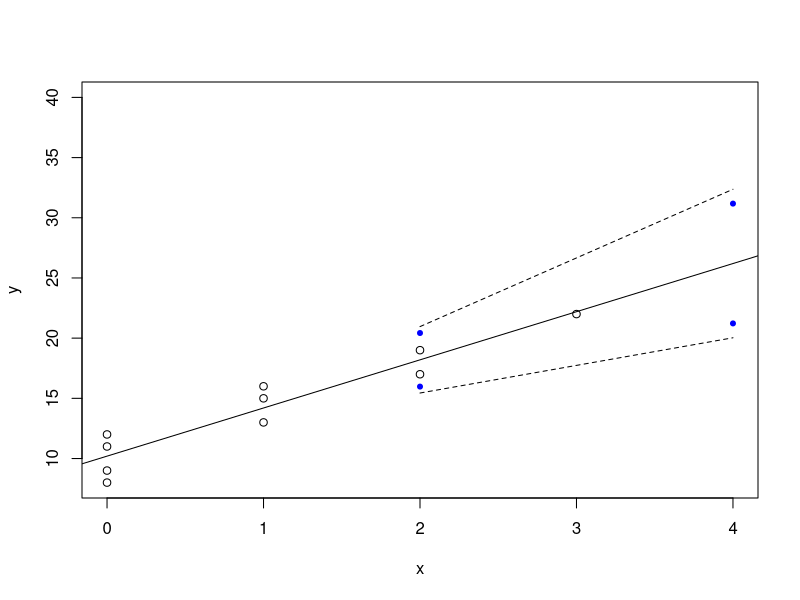
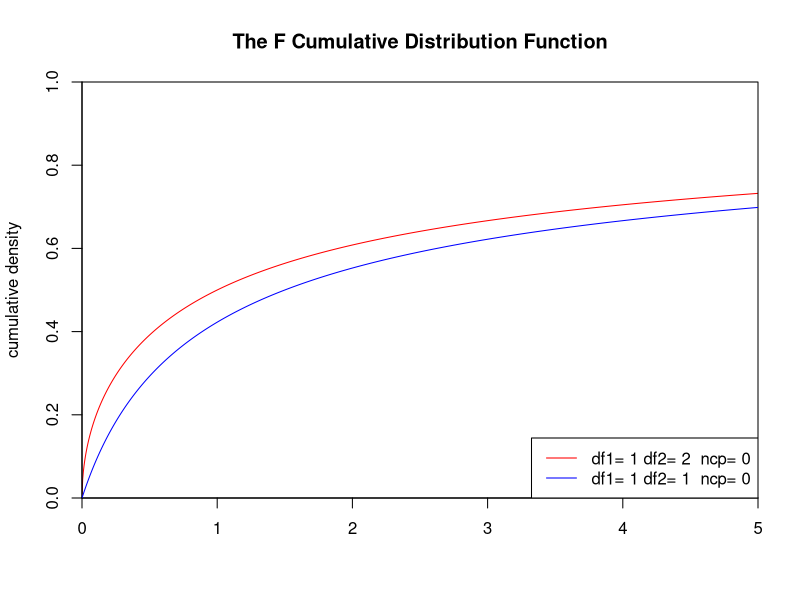
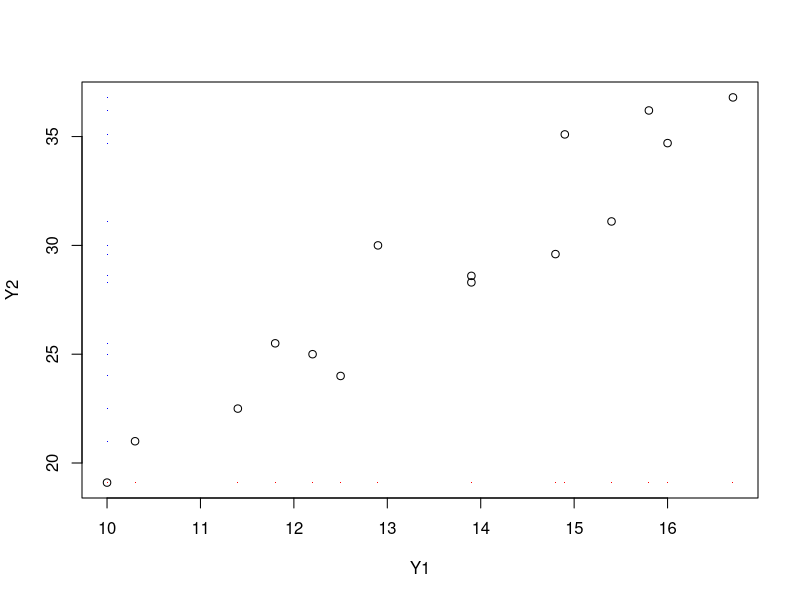

These charts were generated, in order, by the following R code:
## ---- chunk 1
x <- c(1, 0, 2, 0, 3, 1, 0, 1, 2, 0)
y <- c(16, 9, 17, 12, 22, 13, 8, 15, 19, 11)
data1 <- data.frame(x,y)
fit <- lm('y~x',data1)
confint(fit) 
## ---- chunk 2
summary(fit)
## ---- chunk 3
delta1 = abs(2-0)/0.5
print(sprintf('delta1:%f',delta1))
print(sprintf('s{b1}:%f',0.4690))
print(1-pt(qt(0.975,8),8,delta1)+pt(-qt(0.975,8),8,delta1))
## ---- chunk 4
delta0 = abs(11-9)/0.75
print(sprintf('delta0:%f',delta0))
print(sprintf('s{b0}:%f',0.6633))
print(1-pt(qt(0.95,8),8,delta0))
## ---- chunk 5
framex = data.frame(x=c(2,4))
pred_a = predict(fit,newdata = framex,se.fit = TRUE,type = "response",
interval = "confidence", level=0.99)
pred_a
## ---- chunk 6
framex = data.frame(x=c(2))
predict(fit,newdata = framex,se.fit = TRUE,type = "response",
interval = "prediction", level=0.99)
## ---- chunk 7
pred <- predict(fit,newdata = framex,se.fit = TRUE,type = "response",
interval = "prediction", level=0.99)
s_pred = sqrt(sum(residuals(fit)^2) / df.residual(fit)+(pred$se.fit)^2)
print(sprintf('s{pred}:%f',s_pred))
## ---- chunk 8
framex = data.frame(x=c(2))
predict(fit,newdata = framex,se.fit = TRUE,type = "terms", 
interval = "prediction", level=0.99)
## ---- chunk 9
pred <- predict(fit,newdata = framex,se.fit = TRUE,type = "response",
interval = "prediction", level=0.99)
s_predmean = sqrt(sum(residuals(fit)^2) / df.residual(fit)/3+(pred$se.fit)^2)
print(sprintf('s{predmean}:%f',s_pred))
print(sprintf('the prediction interval of Yh(new) is (%f,%f)',pred$fit[1]-
qt(.995, df=c(8))*s_predmean,pred$fit[1]+qt(.995, df=c(8))*s_predmean))
print(sprintf('the total number of broken ampules is (%f,%f)',(pred$fit[1]-
qt(.995, df=c(8))*s_predmean)*3,(pred$fit[1]+qt(.995, df=c(8))*s_predmean)*3))
## ---- chunk 10
framex = data.frame(x=seq(2,4,2))
preds <- predict(fit, newdata = framex, interval = 'confidence',level=0.99,se.fit = TRUE)
plot(y ~ x, data = data1,xlim=c(0,4),ylim=c(8,40))
abline(fit)
points(seq(2,4,2),pred_a$fit[,2],col='blue',pch=20)
points(seq(2,4,2),pred_a$fit[,3],col='blue',pch=20)
#lines(seq(2,4,2), preds$fit[ ,3], lty = 'dashed', col = 'red',type = 'b')
#lines(seq(2,4,2), preds$fit[ ,2], lty = 'dashed', col = 'red',type='b')
w <- sqrt(2*qf(0.99,2,fit$df))
band <- cbind(preds$fit-w*preds$se.fit,preds$fit+w*preds$se.fit)
points(framex$x,band[,1],type = 'l',lty=2)
points(framex$x,band[,4],type = 'l',lty=2)
print(sprintf('W=%f',w))
print(sprintf('Confident band for X=2 is (%f,%f)',band[1,1],band[1,4]))
print(sprintf('Confident band for X=4 is (%f,%f)',band[2,1],band[2,4]))
## ---- chunk 11
set.seed(1)
x<-seq(0,5,length.out=1000)
y<-pf(x,1,1,0)

plot(x,y,col="red",xlim=c(0,5),ylim=c(0,1),type='l',
     xaxs="i", yaxs="i",ylab='cumulative density',xlab='',
     main="The F Cumulative Distribution Function")

lines(x,pf(x,2,1,0),col="blue")

legend("bottomright",legend=
paste("df1=",c(1,1),"df2=",c(2,1)," ncp=", c(0,0)), lwd=1, col=c("red","blue"))
## ---- chunk 12
summary(aov(fit))
## ---- chunk 13
SXX <- sum((data1$x - mean(data1$x))^2)
MSE <- sum(fit$residuals^2)/fit$df
t <- fit$coefficients[2] / sqrt(MSE / SXX)
print(sprintf('t value is %f',t))
print(sprintf('square t value is %f=F',t^2))

## ---- chunk 14
print(sprintf('r:   %f',cor(data1$x,data1$y)))
print(sprintf('R^2: %f',cor(data1$x,data1$y)^2))
print(sprintf(
'The proportion of variation in Y accounted for by introducting X into regression model'))
print(sprintf(' is %f',cor(data1$x,data1$y)^2))
## ---- chunk 15
data2 <- read.table("CH02PR42.txt",head=FALSE,col.names = c('Y1','Y2'))
plot(data2)
points(rep(min(data2$Y1),length(data2$Y1)),data2$Y2,col='blue',pch=46)
points(data2$Y1,rep(min(data2$Y2),length(data2$Y2)),col='red',pch=46)
## ---- chunk 16
cor(data2)[1,2]
## ---- chunk 17
cor.test(data2$Y1,data2$Y2,conf.level=0.01)
## ---- chunk 18
cor(data2$Y1,data2$Y2,method = "spearman")
## ---- chunk 19
rs <- cor(data2$Y1,data2$Y2,method = "spearman")
t2 = rs/sqrt((1-rs^2)/(length(data2$Y1)-2))
t2
qt(.995, df=length(data2$Y1)-2)
